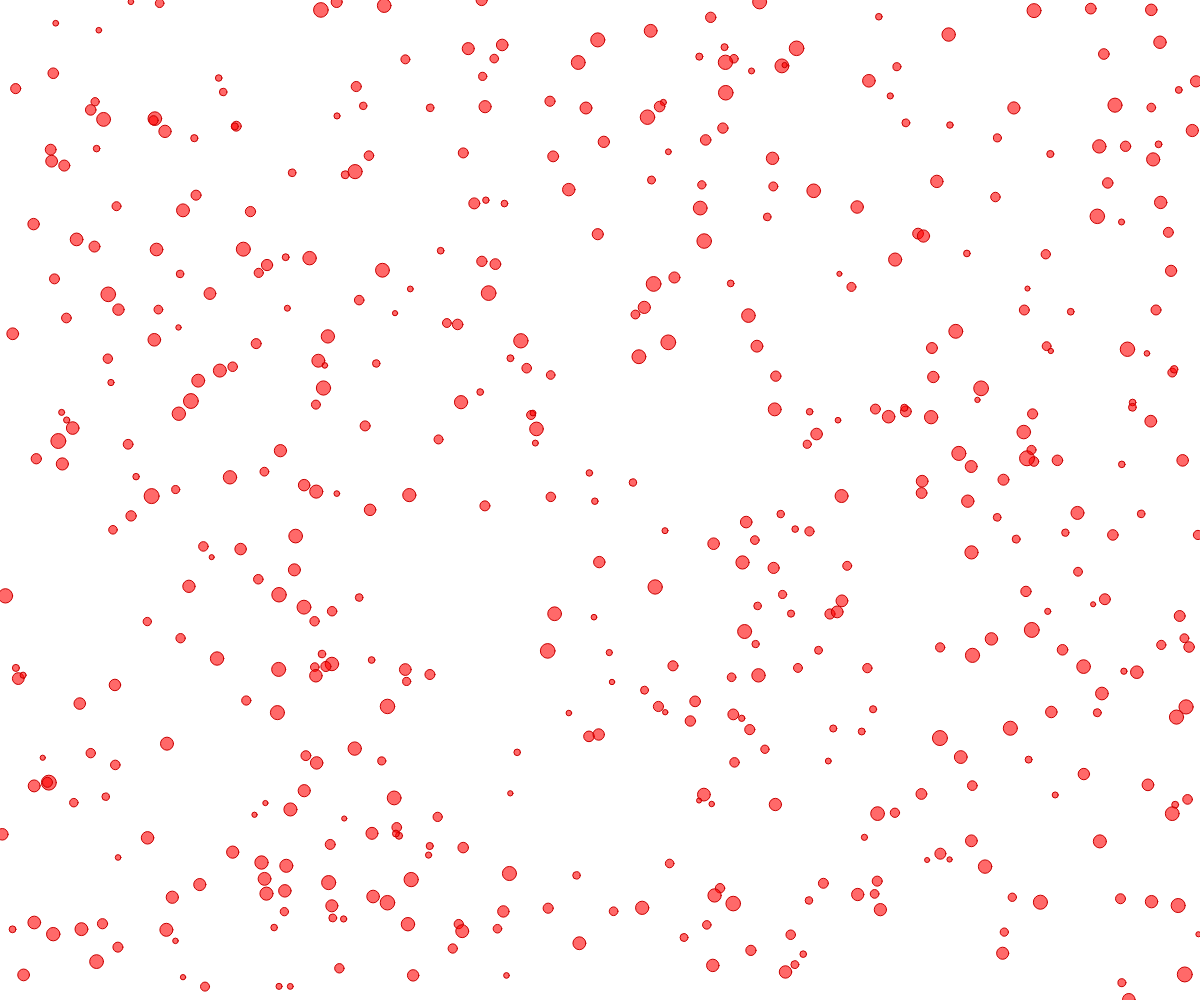
Frame 1 (no input)
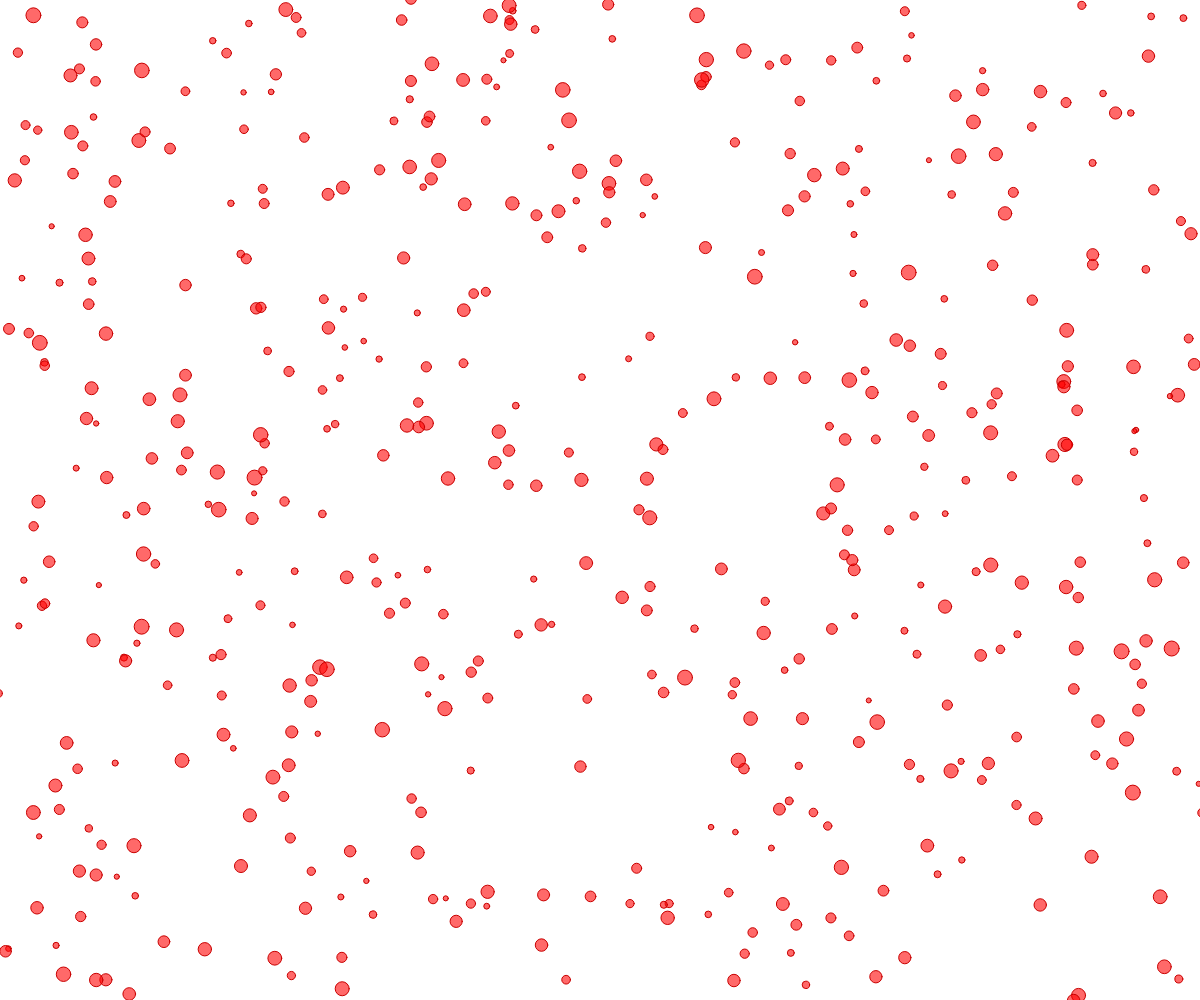
Frame 60 (no input)
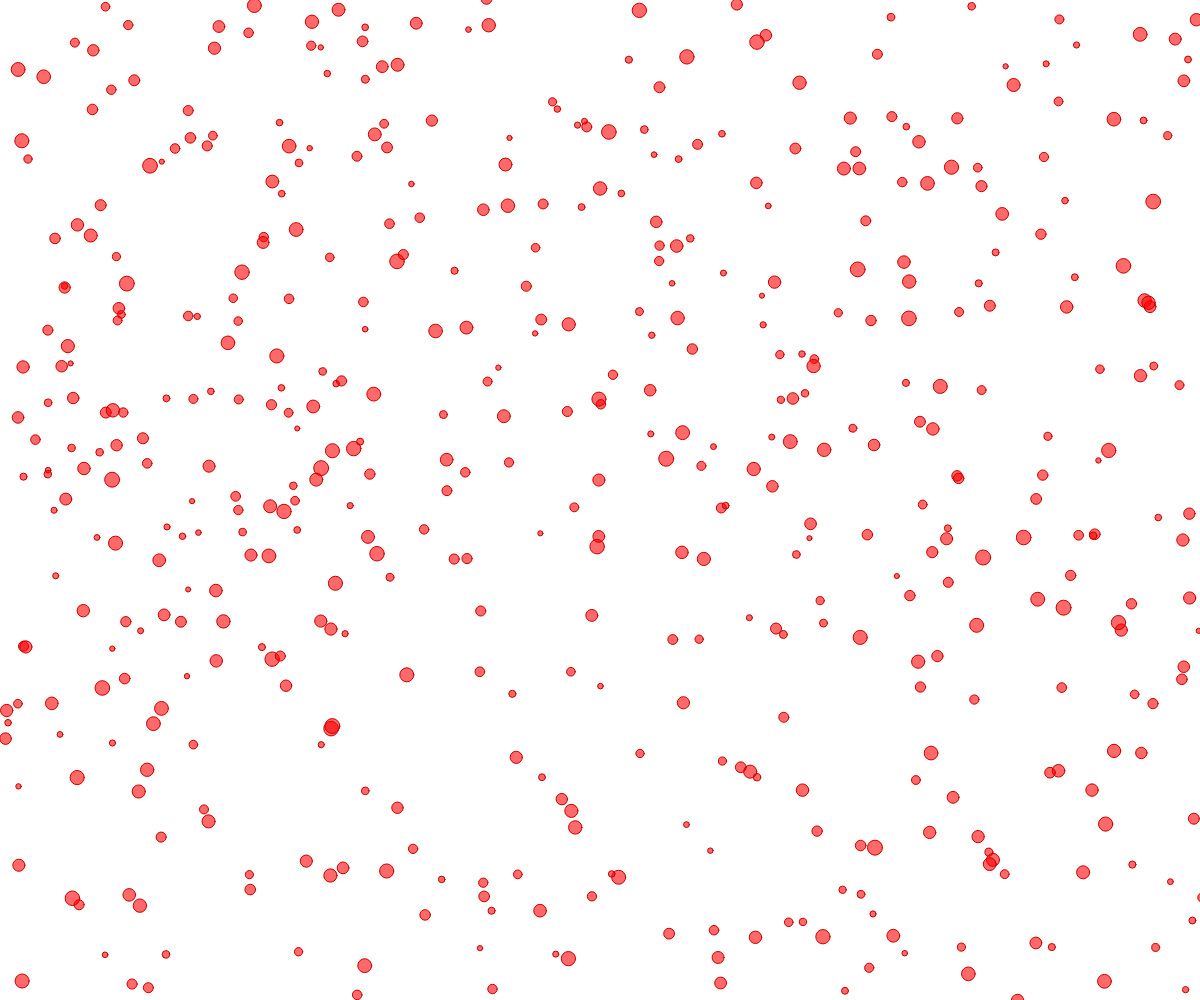
Frame 120 (the mouse pressed at the canvas centre since frame 60)

The p5.js sketch that drew these frames (run headless with seeded random() and noise() and a simulated clock; from frame 60 on, the mouse is pressed at the canvas centre):

// p5.js sketch
// ── sketch.js
// Sujet: objets et tableaux...
//
var balls = [];
var maxBalls;
//***************************************************
function setup() {
  createCanvas(windowWidth, windowHeight);
  maxBalls = 500;
  for(var i=0; i<maxBalls; i++){
    balls[i] = new Ball();
  }
}
//***************************************************
function draw() {
  background(255);
  for(var i=0; i<maxBalls; i++){
    balls[i].drawBall();
  }
}
//***************************************************
function Ball() {
  this.posx = random(0, windowWidth);
  this.posy = random(0, windowHeight);
  this.taille = random(5, 15);
  this.couleur = color(255, 0, 0, 150);
  this.vx = random(-1, 1);
  this.vy = random(-1, 1);
  this.speed = random(3, 9);

  this.drawBall = function() {
    fill(this.couleur);
    stroke(200,0,0);
    ellipse(this.posx, this.posy, this.taille);
    this.update();
  }
  this.update = function() {
    if (this.posx > windowWidth - this.taille / 2 || this.posx < this.taille / 2) {
      this.vx = -this.vx;
    }
    if (this.posy > windowHeight - this.taille / 2 || this.posy < this.taille / 2) {
      this.vy = -this.vy;
    }
    this.posx += this.vx * this.speed;
    this.posy += this.vy * this.speed;
  }
}
//***************************************************
